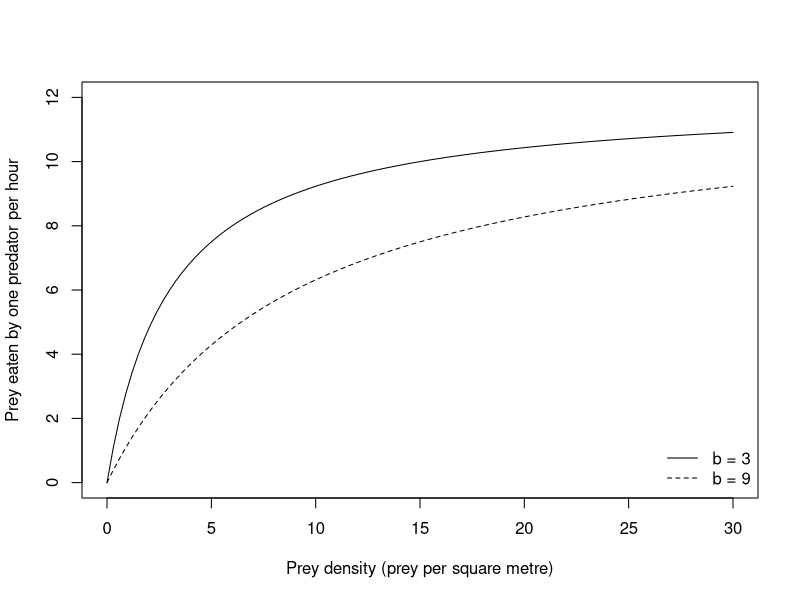
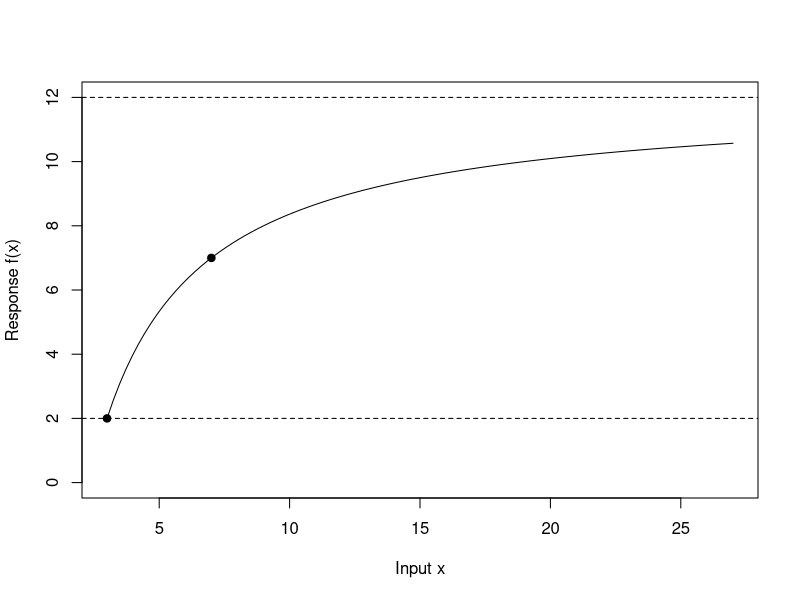

Write the R code that produced these figures, in order.
## ---- chunk 1
#| echo: false
#| eval: true
#| fig-cap: "Holling type II responses with the same upper limit and different half-saturation densities."
# Define the response before drawing curves with two half-saturation densities.
holling_type_ii = function(N, a, b) {
  a * N / (b + N)
}
# Draw the first response, then add the second with a different line type.
curve(
  holling_type_ii(N = x, a = 12, b = 3),
  from = 0, to = 30, ylim = c(0, 12),
  xlab = "Prey density (prey per square metre)",
  ylab = "Prey eaten by one predator per hour",
  lty = 1
)
curve(
  holling_type_ii(N = x, a = 12, b = 9),
  from = 0, to = 30, add = TRUE, lty = 2
)
legend(
  "bottomright", legend = c("b = 3", "b = 9"),
  lty = c(1, 2), bty = "n"
)
## ---- chunk 2
#| echo: false
#| eval: true
#| fig-cap: "A saturating response shifted right by three input units and up by two output units."
# Define a shifted and scaled saturating response.
shifted_response = function(x, A = 10, s = 4, c = 3, d = 2) {
  d + A * (x - c) / (s + x - c)
}
# Draw the curve and mark its start and halfway point.
curve(
  shifted_response(x),
  from = 3, to = 27, ylim = c(0, 12),
  xlab = "Input x", ylab = "Response f(x)"
)
abline(h = c(2, 12), lty = 2)
points(x = c(3, 7), y = c(2, 7), pch = 19)
